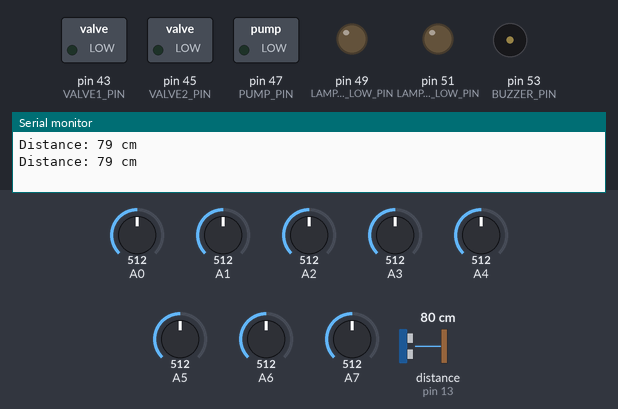
The sketch below on a simulated Arduino Mega 2560, built with avr-gcc and run on an emulated ATmega2560. Shown: switched loads named in the sketch (green lamp = pin HIGH), output pins drawn as LEDs (lit = HIGH), buzzer (waves = sounding, pin HIGH), the last lines printed to the serial monitor. Wiring (inferred from the names in the program): ultrasonic range finder: trigger pin 12; echo pin 13. The inputs (shaded band) are chosen by the test bench; at power-on: distance to the obstacle (sensor on pin 13) 80 cm, A0 = 512, A1 = 512, A2 = 512, A3 = 512, A4 = 512, A5 = 512, A6 = 512, A7 = 512. The echo pulse lasts 58.3 µs per cm; pins used as bus, display or sensor lines are not drawn.

Above: at 1.8 s.
1.9 s: distance to the obstacle (sensor on pin 13) set to 55 cm
3.4 s: distance to the obstacle (sensor on pin 13) set to 47 cm
At 5.2 s:
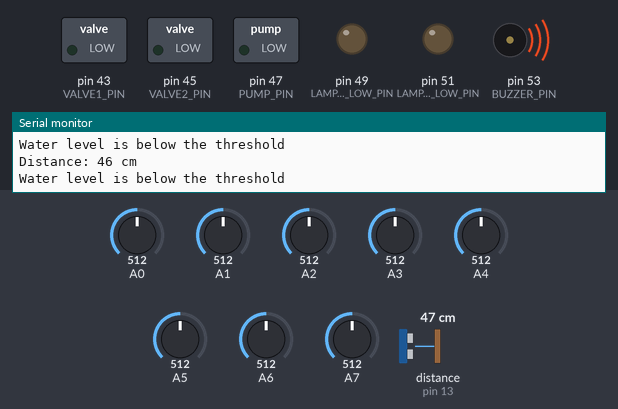
5.5 s: distance to the obstacle (sensor on pin 13) set to 60 cm
At 7.2 s:
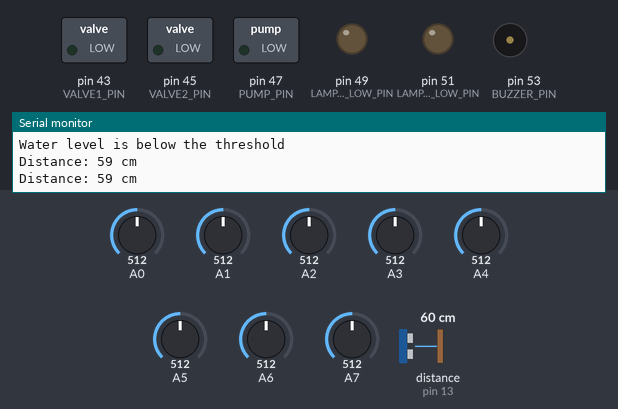
7.5 s: distance to the obstacle (sensor on pin 13) set to 2 cm
At 9.1 s:
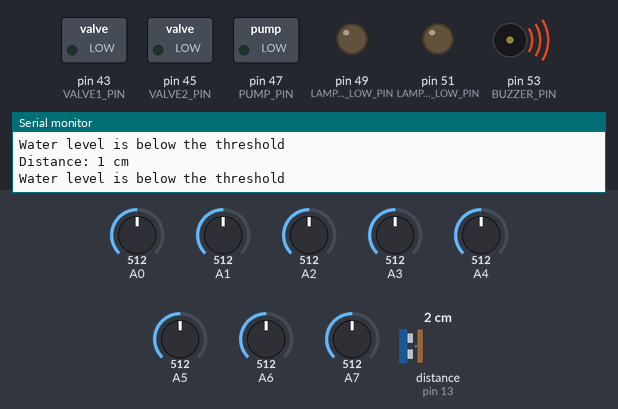
Timing chart, 0 to 10.5 s (numbered marks = the images above; inputs shaded):
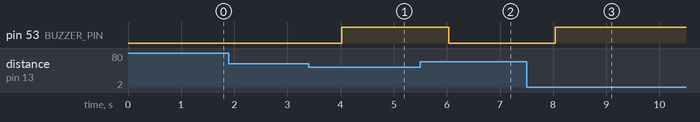

The sketch:

ultimate_auto_water.ino
```cpp
const int WATER_TANK_THRESHOLD = 50;
const int CROP_MOISTURE_THRESHOLD = 300;
const int NUM_MOISTURE_SENSORS = 8;
const int MOISTURE_SENSOR_PINS[NUM_MOISTURE_SENSORS] = {0, 1, 2, 3, 4, 5, 6, 7};
const int VALVE1_PIN = 43;
const int VALVE2_PIN = 45;
const int PUMP_PIN = 47;
const int LAMP_MOIST_1_LOW_PIN = 49;
const int LAMP_MOIST_2_LOW_PIN = 51;
const int BUZZER_PIN = 53;
const int TRIG_PIN = 12;
const int ECHO_PIN = 13;
int moistureLevels[NUM_MOISTURE_SENSORS];
int cropLeft, cropRight;
long duration, distance;

void setup() {
  Serial.begin(9600);
  pinMode(VALVE1_PIN, OUTPUT);
  pinMode(VALVE2_PIN, OUTPUT);
  pinMode(PUMP_PIN, OUTPUT);
  pinMode(LAMP_MOIST_1_LOW_PIN, OUTPUT);
  pinMode(LAMP_MOIST_2_LOW_PIN, OUTPUT);
  pinMode(BUZZER_PIN, OUTPUT);
  pinMode(TRIG_PIN, OUTPUT);
  pinMode(ECHO_PIN, INPUT);
  for (int i = 0; i < NUM_MOISTURE_SENSORS; i++) {
    pinMode(MOISTURE_SENSOR_PINS[i], INPUT);
  }
}

// Function to check water level and activate buzzer if it's low
void checkWaterLevel() {
  digitalWrite(TRIG_PIN, LOW);
  delayMicroseconds(2);
  digitalWrite(TRIG_PIN, HIGH);
  delayMicroseconds(10);
  digitalWrite(TRIG_PIN, LOW);
  duration = pulseIn(ECHO_PIN, HIGH);
  distance = duration * 0.0343 / 2;

  Serial.print("Distance: ");
  Serial.print(distance);
  Serial.println(" cm");

  if (distance <= WATER_TANK_THRESHOLD) {
    Serial.println("Water level is below the threshold");
    digitalWrite(BUZZER_PIN, HIGH);
  } else {
    digitalWrite(BUZZER_PIN, LOW);
  }
}

// Function to read moisture levels from all sensors and calculate crop averages
void readMoistureLevels() {
  for (int i = 0; i < NUM_MOISTURE_SENSORS; i++) {
    moistureLevels[i] = analogRead(MOISTURE_SENSOR_PINS[i]);
  }
  cropLeft = (moistureLevels[0] + moistureLevels[1] + moistureLevels[2] + moistureLevels[3]) / 4;
  cropRight = (moistureLevels[4] + moistureLevels[5] + moistureLevels[6] + moistureLevels[7]) / 4;
}

// Function to control moisture levels and valves
void controlMoisture() {
  if (cropLeft <= CROP_MOISTURE_THRESHOLD) {
    digitalWrite(VALVE1_PIN, HIGH);
    digitalWrite(PUMP_PIN, HIGH);
    Serial.println("Left crop moisture level is low, opening the valve and pump.");
  } else {
    digitalWrite(VALVE1_PIN, LOW);
  }

  if (cropRight <= CROP_MOISTURE_THRESHOLD) {
    digitalWrite(VALVE2_PIN, HIGH);
    digitalWrite(PUMP_PIN, HIGH);
    Serial.println("Right crop moisture level is low, opening the valve and pump.");
  } else {
    digitalWrite(VALVE2_PIN, LOW);
  }
}

void loop() {
  checkWaterLevel();
  readMoistureLevels();
  controlMoisture();
  delay(1000);
}
```

Measured:
- the behaviour switches between 52 and 51 cm on distance to the obstacle (sensor on pin 13) (found by bisection; images 0 and 1)
- after the input at 3.4 s, pin 53 (BUZZER_PIN): LOW → HIGH after 0.63 s
- after the input at 5.5 s, pin 53 (BUZZER_PIN): HIGH → LOW after 0.54 s
- after the input at 7.5 s, pin 53 (BUZZER_PIN): LOW → HIGH after 0.54 s
